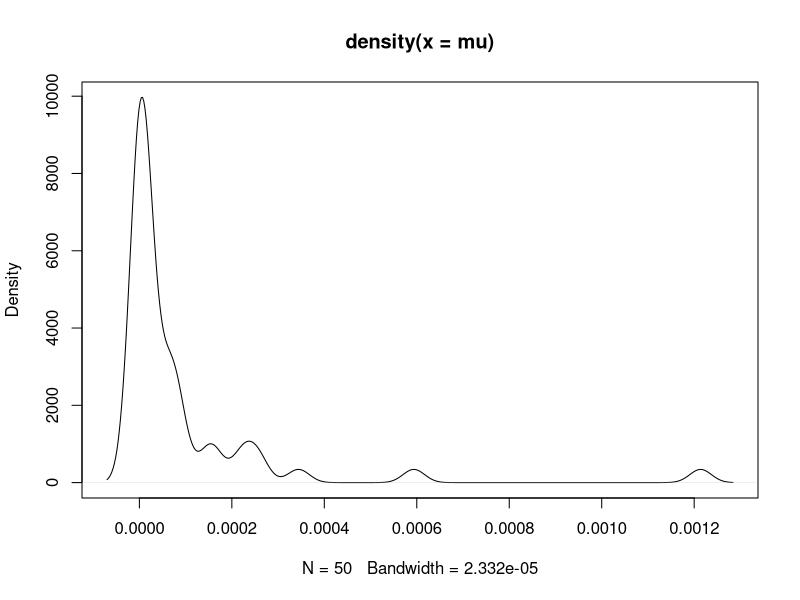
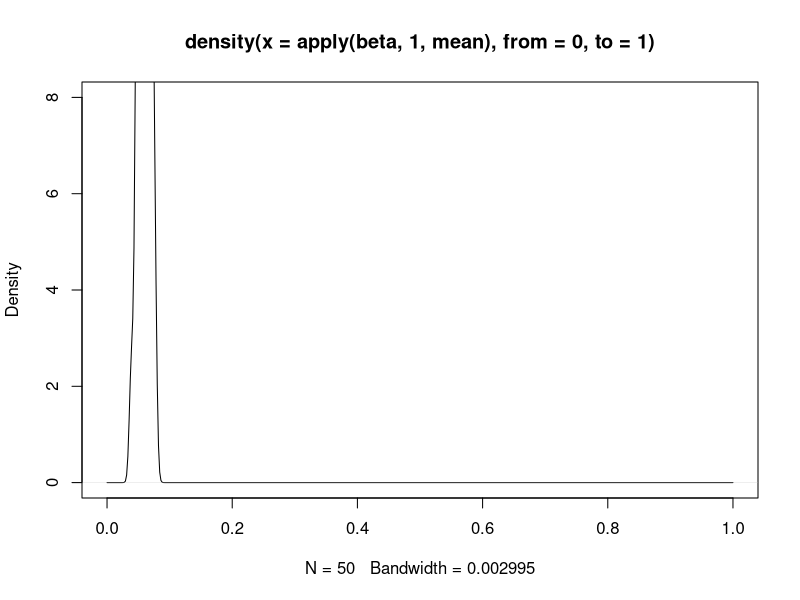
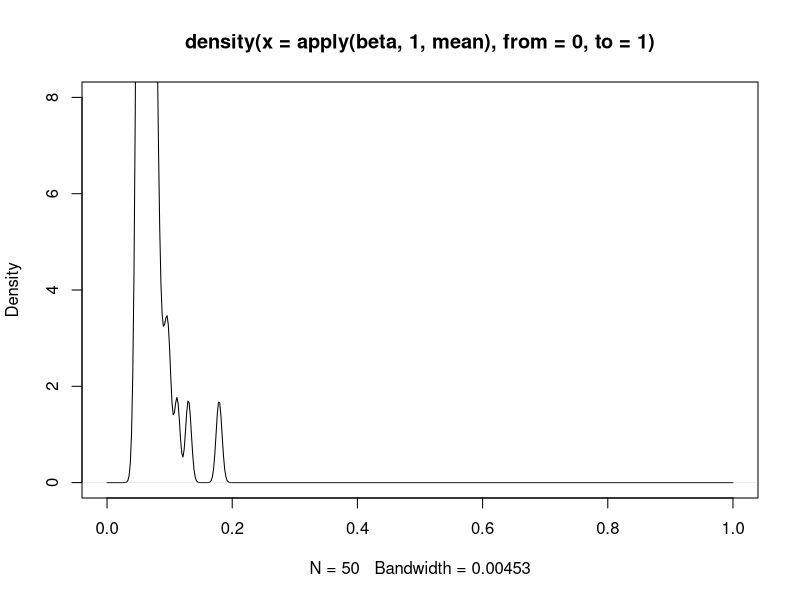
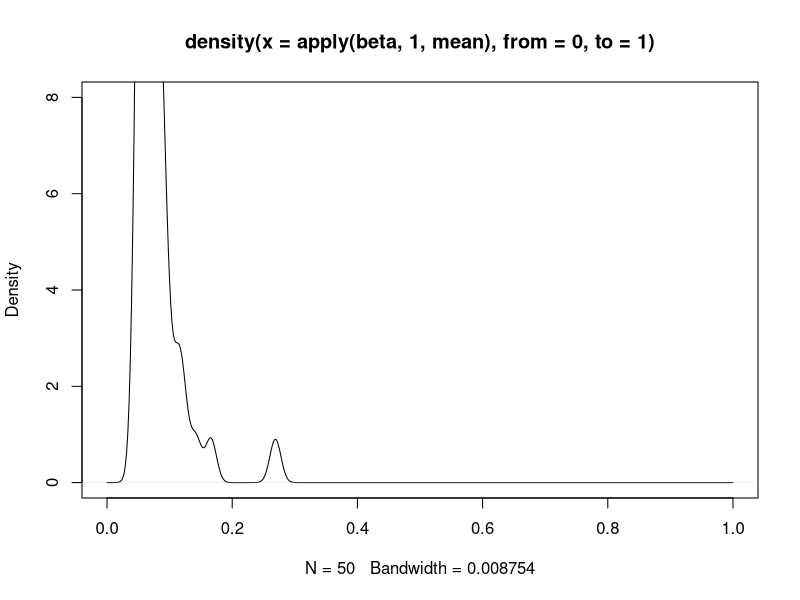
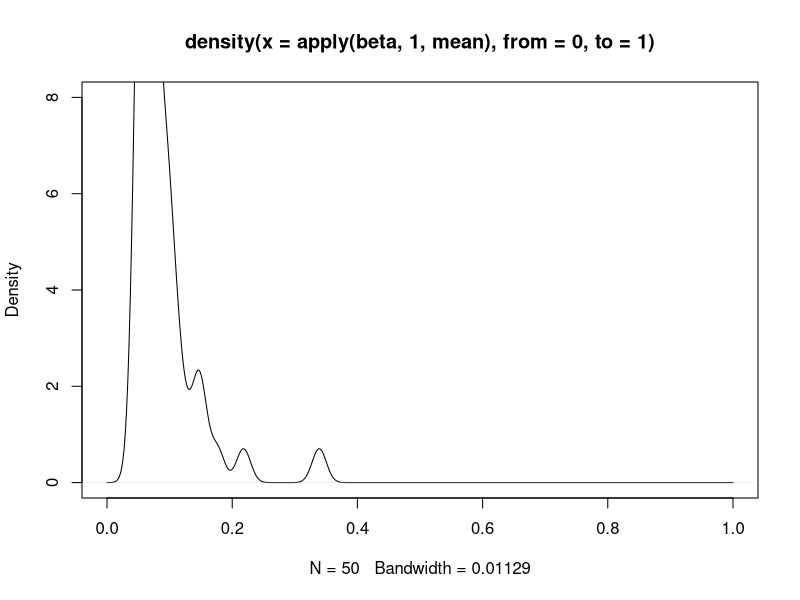
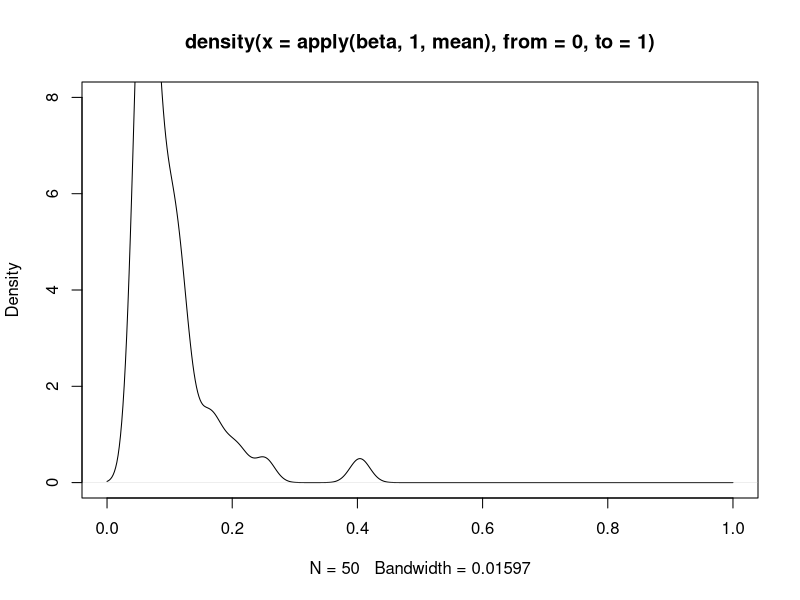
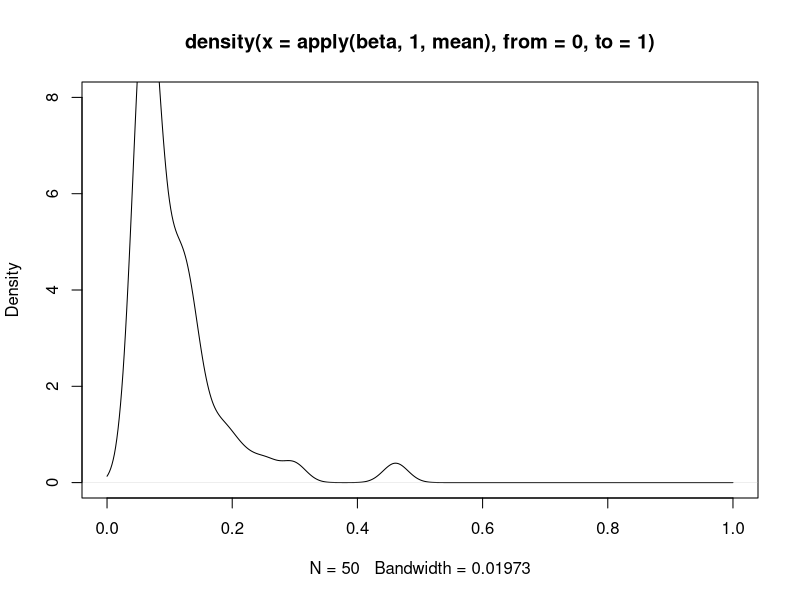
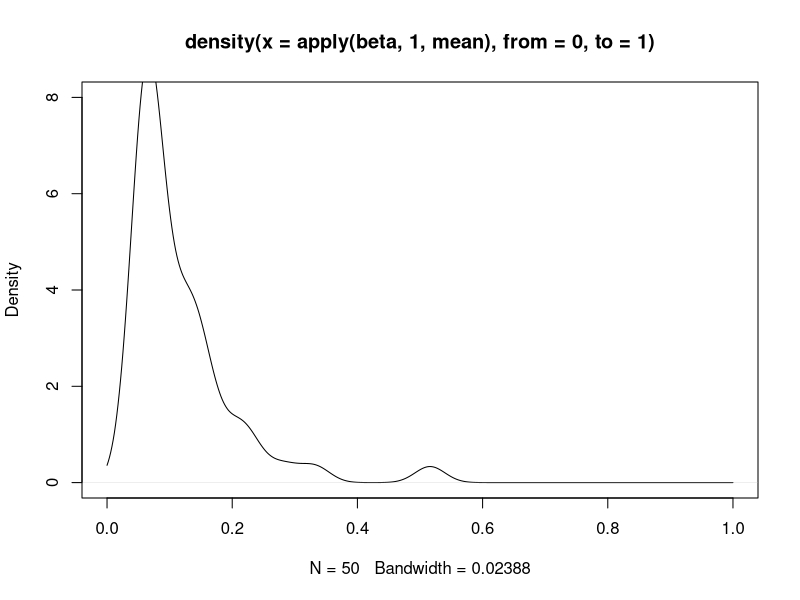

R code for these plots, in order: (Note: a time limit stopped this script after it produced the figures.)
## time vector
a  = seq(0,3000,1)
len = length(a)

M = 50 # number of CpGs in region
n = 1000 # number of cells being arrayed
k = 1

## track trajectories every 50 time steps 
out = matrix(0,ncol=512,nrow=31)
traj = matrix(0,nrow=max(a)/10 + 1,ncol=10) # time trajectories of mean methylation levels for 10 cells

## set up starting state matrix
state0  = matrix(0,ncol=n,nrow=M)
for (j in 1:n) { state0[,j] = rbinom(M,size=1,prob=0.06) }  # about 6% for NS tissue 

## heterogeneous rate of methyl prob (gamma distributed) 
mu0 = .0001; var.mu0 =(.0002)^2
# mu0 = .0002; var.mu0 =(.0004)^2
shape = mu0*mu0/var.mu0
scale= mu0/shape
##  shape1 = .5
##  shape2 = shape1*(1-mu0)/mu0
##  mu = rbeta(M,shape1=shape1,shape2=shape2) #rexp(M,rate=1/mu0)
mu = rgamma(M,shape=shape,scale=scale)

## mu = .00005* rlnorm(M,meanlog = 0, sdlog = 1)
plot(density(mu),type='l')

## loop over time s
## mu depends on island methylation state in cell
Mu = Mu0 = matrix(rep(mu,n),nrow=M,ncol=n)
## initialize state
beta = state0

l=1
for (s in a) {
  for (i in 1:M) {
    # flip some zeros with rate mu (per year)
    beta[i,rbinom(n,size=1,prob=Mu[i,])==1]=1 # random flip up
    beta[i,rbinom(n,size=1,prob=0.3*Mu[i,])==1]=0 # random flip down
  }
  # check island level methylation (cell by cell, n cells)
  pm = apply(beta,2,mean) 
  for (j in 1:n) {
    tmp = Mu0[,j]*(1+100/(1+exp(-100*(pm[j]-0.2))))
    tmp[tmp>1]=1; Mu[,j] = tmp
  }
  
  if(s%%10==0) {
    traj[k,] = pm[1:10]
    k = k+1
  }
  
  if(s%%100==0) {
    dum = density(apply(beta,1,mean),from=0,to=1)
    out[l,]=out[l,]+dum$y
    l=l+1
    plot(dum,type='l',xlim=c(0,1),ylim=c(0,8))
  } #; Sys.sleep(.2)
  cat('time:',s,'\n')
}

# 
plot(dum$x,out[7,],type='l',xlab='beta-value',ylab='density',lwd=2,
     col=4,xlim=c(0,.9),ylim=c(0,9),main='')
# 
for (i in 7:30) {
   lines(dum$x,out[i,])
}
lines(dum$x,out[31,],lwd=2,col=2)
# lines(dum$x,out[13,],lwd=2,col='orange')

legend('topright',c("beta-value density (t=600)","beta-value density (t=3000)"),lwd=c(2,2),
       col=c(4,2),bty='n',y.intersp=1.5,inset = .15)

plot(traj[,1],type='l',ylim=c(0,.8),lwd=2,xlab='time/10',ylab='mean beta-value (50 CpGs)',cex.lab=1.3)
for(i in 2:10) lines(traj[,i],lwd=2, col=i)
